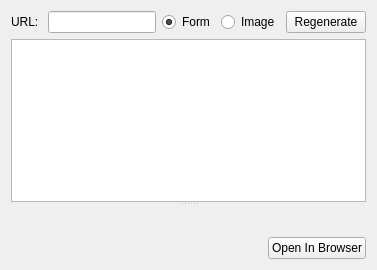
          <widget class="QWidget" name="testerCSRFTab">
           <attribute name="title">
            <string>CSRF</string>
           </attribute>
           <layout class="QVBoxLayout" name="verticalLayout_34">
            <item>
             <layout class="QHBoxLayout" name="horizontalLayout_6">
              <item>
               <widget class="QLabel" name="label_21">
                <property name="text">
                 <string>URL: </string>
                </property>
               </widget>
              </item>
              <item>
               <widget class="QLineEdit" name="testerCSRFURLEdit"/>
              </item>
              <item>
               <widget class="QRadioButton" name="testerFormGen">
                <property name="toolTip">
                 <string>Generate CSRF Form</string>
                </property>
                <property name="text">
                 <string>Form</string>
                </property>
                <property name="checked">
                 <bool>true</bool>
                </property>
               </widget>
              </item>
              <item>
               <widget class="QRadioButton" name="testerImgGen">
                <property name="toolTip">
                 <string>Generate CSRF Image Tag</string>
                </property>
                <property name="text">
                 <string>Image</string>
                </property>
               </widget>
              </item>
              <item>
               <widget class="QPushButton" name="testerRegenBtn">
                <property name="toolTip">
                 <string>Regenerate CSRF payload based on selection</string>
                </property>
                <property name="text">
                 <string>Regenerate</string>
                </property>
               </widget>
              </item>
             </layout>
            </item>
            <item>
             <widget class="QSplitter" name="splitter_15">
              <property name="orientation">
               <enum>Qt::Vertical</enum>
              </property>
              <widget class="QPlainTextEdit" name="csrfReqEdit"/>
              <widget class="QsciScintilla" name="csrfGenEdit">
               <property name="toolTip">
                <string/>
               </property>
               <property name="whatsThis">
                <string/>
               </property>
              </widget>
             </widget>
            </item>
            <item>
             <layout class="QHBoxLayout" name="horizontalLayout_36">
              <item>
               <spacer name="horizontalSpacer_8">
                <property name="orientation">
                 <enum>Qt::Horizontal</enum>
                </property>
                <property name="sizeHint" stdset="0">
                 <size>
                  <width>40</width>
                  <height>20</height>
                 </size>
                </property>
               </spacer>
              </item>
              <item>
               <widget class="QPushButton" name="csrfOpenBtn">
                <property name="text">
                 <string>Open In Browser</string>
                </property>
               </widget>
              </item>
             </layout>
            </item>
           </layout>
          </widget>
